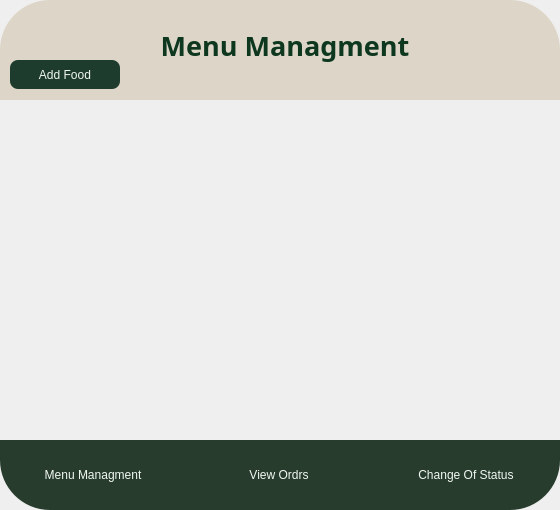
<?xml version="1.0" encoding="UTF-8"?>
<ui version="4.0">
 <class>restaurantownermenu</class>
 <widget class="QWidget" name="restaurantownermenu">
  <property name="geometry">
   <rect>
    <x>0</x>
    <y>0</y>
    <width>560</width>
    <height>510</height>
   </rect>
  </property>
  <property name="windowTitle">
   <string>Form</string>
  </property>
  <widget class="QStackedWidget" name="stackedWidget">
   <property name="geometry">
    <rect>
     <x>0</x>
     <y>0</y>
     <width>560</width>
     <height>510</height>
    </rect>
   </property>
   <property name="currentIndex">
    <number>0</number>
   </property>
   <widget class="QWidget" name="menuManagementPage">
    <widget class="QFrame" name="menuHolder">
     <property name="geometry">
      <rect>
       <x>-10</x>
       <y>90</y>
       <width>590</width>
       <height>360</height>
      </rect>
     </property>
     <property name="frameShape">
      <enum>QFrame::Shape::StyledPanel</enum>
     </property>
     <property name="frameShadow">
      <enum>QFrame::Shadow::Raised</enum>
     </property>
    </widget>
    <widget class="QLabel" name="label_4">
     <property name="geometry">
      <rect>
       <x>0</x>
       <y>0</y>
       <width>560</width>
       <height>100</height>
      </rect>
     </property>
     <property name="font">
      <font>
       <pointsize>20</pointsize>
      </font>
     </property>
     <property name="styleSheet">
      <string notr="true">background-color:rgba(220, 213, 200, 1);
border-top-right-radius: 50px;
border-top-left-radius: 50px;</string>
     </property>
     <property name="text">
      <string/>
     </property>
    </widget>
    <widget class="QLabel" name="label_16">
     <property name="geometry">
      <rect>
       <x>140</x>
       <y>10</y>
       <width>290</width>
       <height>70</height>
      </rect>
     </property>
     <property name="font">
      <font>
       <family>Bauhaus 93</family>
       <pointsize>20</pointsize>
       <italic>false</italic>
       <bold>true</bold>
      </font>
     </property>
     <property name="layoutDirection">
      <enum>Qt::LayoutDirection::LeftToRight</enum>
     </property>
     <property name="styleSheet">
      <string notr="true">color:rgba(13, 55, 30, 1);</string>
     </property>
     <property name="text">
      <string>Menu Managment</string>
     </property>
     <property name="textFormat">
      <enum>Qt::TextFormat::AutoText</enum>
     </property>
     <property name="alignment">
      <set>Qt::AlignmentFlag::AlignCenter</set>
     </property>
    </widget>
    <widget class="QPushButton" name="addFoodButton">
     <property name="geometry">
      <rect>
       <x>10</x>
       <y>60</y>
       <width>110</width>
       <height>29</height>
      </rect>
     </property>
     <property name="styleSheet">
      <string notr="true">QPushButton#addFoodButton {
    background-color: rgba(30, 60, 45, 255);   
    color: #F0F8F2;                              
    border-radius: 8px;
    padding: 6px 20px;
}

QPushButton#addFoodButton:hover {
    background-color: rgba(45, 80, 60, 255);   
}

QPushButton#addFoodButton:pressed {
    background-color: rgba(20, 40, 30, 255);    
    padding-left: 8px;
    padding-top: 8px;
}
</string>
     </property>
     <property name="text">
      <string>Add Food</string>
     </property>
    </widget>
    <widget class="QPushButton" name="menuManagementButton">
     <property name="geometry">
      <rect>
       <x>0</x>
       <y>440</y>
       <width>186</width>
       <height>70</height>
      </rect>
     </property>
     <property name="styleSheet">
      <string notr="true">QPushButton#menuManagementButton {
    background-color: rgba(40, 60, 45, 255);   
    color: #F0F8F2;                              
    border-bottom-left-radius: 50px;
    padding: 6px 20px;
}

QPushButton#menuManagementButton:hover {
    background-color: rgba(55, 80, 60, 255);   
}

QPushButton#menuManagementButton:pressed {
    background-color: rgba(30, 40, 30, 255);    
    padding-left: 8px;
    padding-top: 8px;
}
</string>
     </property>
     <property name="text">
      <string>Menu Managment</string>
     </property>
    </widget>
    <widget class="QPushButton" name="viewOrdersButton">
     <property name="geometry">
      <rect>
       <x>186</x>
       <y>440</y>
       <width>186</width>
       <height>70</height>
      </rect>
     </property>
     <property name="styleSheet">
      <string notr="true">QPushButton#viewOrdersButton {
    background-color: rgba(40, 60, 45, 255);   
    color: #F0F8F2;                
    border-bottom-left-radius: 0px;              
    padding: 6px 20px;
}

QPushButton#viewOrdersButton:hover {
    background-color: rgba(55, 80, 60, 255);   
}

QPushButton#viewOrdersButton:pressed {
    background-color: rgba(30, 40, 30, 255);    
    padding-left: 8px;
    padding-top: 8px;
}
</string>
     </property>
     <property name="text">
      <string>View Ordrs</string>
     </property>
    </widget>
    <widget class="QPushButton" name="ChangeOfStatusButton">
     <property name="geometry">
      <rect>
       <x>372</x>
       <y>440</y>
       <width>188</width>
       <height>70</height>
      </rect>
     </property>
     <property name="styleSheet">
      <string notr="true">QPushButton#ChangeOfStatusButton {
    background-color: rgba(40, 60, 45, 255);   
    color: #F0F8F2;                
    border-bottom-right-radius: 50px;              
    padding: 6px 20px;
}

QPushButton#ChangeOfStatusButton:hover {
    background-color: rgba(55, 80, 60, 255);   
}

QPushButton#ChangeOfStatusButton:pressed {
    background-color: rgba(30, 40, 30, 255);    
    padding-left: 8px;
    padding-top: 8px;
}
</string>
     </property>
     <property name="text">
      <string>Change Of Status</string>
     </property>
    </widget>
   </widget>
   <widget class="QWidget" name="viewOrdersPage">
    <widget class="QFrame" name="viewOrdersHolder">
     <property name="geometry">
      <rect>
       <x>-20</x>
       <y>90</y>
       <width>590</width>
       <height>360</height>
      </rect>
     </property>
     <property name="frameShape">
      <enum>QFrame::Shape::StyledPanel</enum>
     </property>
     <property name="frameShadow">
      <enum>QFrame::Shadow::Raised</enum>
     </property>
    </widget>
    <widget class="QLabel" name="label_5">
     <property name="geometry">
      <rect>
       <x>0</x>
       <y>0</y>
       <width>560</width>
       <height>100</height>
      </rect>
     </property>
     <property name="font">
      <font>
       <pointsize>20</pointsize>
      </font>
     </property>
     <property name="styleSheet">
      <string notr="true">background-color:rgba(220, 213, 200, 1);
border-top-right-radius: 50px;
border-top-left-radius: 50px;</string>
     </property>
     <property name="text">
      <string/>
     </property>
    </widget>
    <widget class="QPushButton" name="menuManagementButton_2">
     <property name="geometry">
      <rect>
       <x>0</x>
       <y>440</y>
       <width>186</width>
       <height>70</height>
      </rect>
     </property>
     <property name="styleSheet">
      <string notr="true">QPushButton#menuManagementButton_2 {
    background-color: rgba(40, 60, 45, 255);   
    color: #F0F8F2;                              
    border-bottom-left-radius: 50px;
    padding: 6px 20px;
}

QPushButton#menuManagementButton_2:hover {
    background-color: rgba(55, 80, 60, 255);   
}

QPushButton#menuManagementButton_2:pressed {
    background-color: rgba(30, 40, 30, 255);    
    padding-left: 8px;
    padding-top: 8px;
}
</string>
     </property>
     <property name="text">
      <string>Menu Managment</string>
     </property>
    </widget>
    <widget class="QPushButton" name="viewOrdersButton_2">
     <property name="geometry">
      <rect>
       <x>186</x>
       <y>440</y>
       <width>186</width>
       <height>70</height>
      </rect>
     </property>
     <property name="styleSheet">
      <string notr="true">QPushButton#viewOrdersButton_2 {
    background-color: rgba(40, 60, 45, 255);   
    color: #F0F8F2;                
    border-bottom-left-radius: 0px;              
    padding: 6px 20px;
}

QPushButton#viewOrdersButton_2:hover {
    background-color: rgba(55, 80, 60, 255);   
}

QPushButton#viewOrdersButton_2:pressed {
    background-color: rgba(30, 40, 30, 255);    
    padding-left: 8px;
    padding-top: 8px;
}
</string>
     </property>
     <property name="text">
      <string>View Ordrs</string>
     </property>
    </widget>
    <widget class="QPushButton" name="ChangeOfStatusButton_2">
     <property name="geometry">
      <rect>
       <x>372</x>
       <y>440</y>
       <width>188</width>
       <height>70</height>
      </rect>
     </property>
     <property name="styleSheet">
      <string notr="true">QPushButton#ChangeOfStatusButton_2 {
    background-color: rgba(40, 60, 45, 255);   
    color: #F0F8F2;                
    border-bottom-right-radius: 50px;              
    padding: 6px 20px;
}

QPushButton#ChangeOfStatusButton_2:hover {
    background-color: rgba(55, 80, 60, 255);   
}

QPushButton#ChangeOfStatusButton_2:pressed {
    background-color: rgba(30, 40, 30, 255);    
    padding-left: 8px;
    padding-top: 8px;
}
</string>
     </property>
     <property name="text">
      <string>Change Of Status</string>
     </property>
    </widget>
    <widget class="QLabel" name="label_17">
     <property name="geometry">
      <rect>
       <x>140</x>
       <y>10</y>
       <width>290</width>
       <height>70</height>
      </rect>
     </property>
     <property name="font">
      <font>
       <family>Bauhaus 93</family>
       <pointsize>20</pointsize>
       <italic>false</italic>
       <bold>true</bold>
      </font>
     </property>
     <property name="layoutDirection">
      <enum>Qt::LayoutDirection::LeftToRight</enum>
     </property>
     <property name="styleSheet">
      <string notr="true">color:rgba(13, 55, 30, 1);</string>
     </property>
     <property name="text">
      <string>View Orders</string>
     </property>
     <property name="textFormat">
      <enum>Qt::TextFormat::AutoText</enum>
     </property>
     <property name="alignment">
      <set>Qt::AlignmentFlag::AlignCenter</set>
     </property>
    </widget>
   </widget>
   <widget class="QWidget" name="changeOfStatusPage">
    <widget class="QFrame" name="changeStatusHolder">
     <property name="geometry">
      <rect>
       <x>-20</x>
       <y>90</y>
       <width>590</width>
       <height>360</height>
      </rect>
     </property>
     <property name="frameShape">
      <enum>QFrame::Shape::StyledPanel</enum>
     </property>
     <property name="frameShadow">
      <enum>QFrame::Shadow::Raised</enum>
     </property>
    </widget>
    <widget class="QLabel" name="label_8">
     <property name="geometry">
      <rect>
       <x>0</x>
       <y>0</y>
       <width>560</width>
       <height>100</height>
      </rect>
     </property>
     <property name="font">
      <font>
       <pointsize>20</pointsize>
      </font>
     </property>
     <property name="styleSheet">
      <string notr="true">background-color:rgba(220, 213, 200, 1);
border-top-right-radius: 50px;
border-top-left-radius: 50px;</string>
     </property>
     <property name="text">
      <string/>
     </property>
    </widget>
    <widget class="QLabel" name="label_20">
     <property name="geometry">
      <rect>
       <x>140</x>
       <y>10</y>
       <width>290</width>
       <height>70</height>
      </rect>
     </property>
     <property name="font">
      <font>
       <family>Bauhaus 93</family>
       <pointsize>20</pointsize>
       <italic>false</italic>
       <bold>true</bold>
      </font>
     </property>
     <property name="layoutDirection">
      <enum>Qt::LayoutDirection::LeftToRight</enum>
     </property>
     <property name="styleSheet">
      <string notr="true">color:rgba(13, 55, 30, 1);</string>
     </property>
     <property name="text">
      <string>Change Of Status</string>
     </property>
     <property name="textFormat">
      <enum>Qt::TextFormat::AutoText</enum>
     </property>
     <property name="alignment">
      <set>Qt::AlignmentFlag::AlignCenter</set>
     </property>
    </widget>
    <widget class="QPushButton" name="menuManagementButton_5">
     <property name="geometry">
      <rect>
       <x>0</x>
       <y>440</y>
       <width>186</width>
       <height>70</height>
      </rect>
     </property>
     <property name="styleSheet">
      <string notr="true">QPushButton#menuManagementButton_5 {
    background-color: rgba(40, 60, 45, 255);   
    color: #F0F8F2;                              
    border-bottom-left-radius: 50px;
    padding: 6px 20px;
}

QPushButton#menuManagementButton_5:hover {
    background-color: rgba(55, 80, 60, 255);   
}

QPushButton#menuManagementButton_5:pressed {
    background-color: rgba(30, 40, 30, 255);    
    padding-left: 8px;
    padding-top: 8px;
}
</string>
     </property>
     <property name="text">
      <string>Menu Managment</string>
     </property>
    </widget>
    <widget class="QPushButton" name="viewOrdersButton_5">
     <property name="geometry">
      <rect>
       <x>186</x>
       <y>440</y>
       <width>186</width>
       <height>70</height>
      </rect>
     </property>
     <property name="styleSheet">
      <string notr="true">QPushButton#viewOrdersButton_5 {
    background-color: rgba(40, 60, 45, 255);   
    color: #F0F8F2;                
    border-bottom-left-radius: 0px;              
    padding: 6px 20px;
}

QPushButton#viewOrdersButton_5:hover {
    background-color: rgba(55, 80, 60, 255);   
}

QPushButton#viewOrdersButton_5:pressed {
    background-color: rgba(30, 40, 30, 255);    
    padding-left: 8px;
    padding-top: 8px;
}
</string>
     </property>
     <property name="text">
      <string>View Ordrs</string>
     </property>
    </widget>
    <widget class="QPushButton" name="ChangeOfStatusButton_5">
     <property name="geometry">
      <rect>
       <x>372</x>
       <y>440</y>
       <width>188</width>
       <height>70</height>
      </rect>
     </property>
     <property name="styleSheet">
      <string notr="true">QPushButton#ChangeOfStatusButton_5 {
    background-color: rgba(40, 60, 45, 255);   
    color: #F0F8F2;                
    border-bottom-right-radius: 50px;              
    padding: 6px 20px;
}

QPushButton#ChangeOfStatusButton_5:hover {
    background-color: rgba(55, 80, 60, 255);   
}

QPushButton#ChangeOfStatusButton_5:pressed {
    background-color: rgba(30, 40, 30, 255);    
    padding-left: 8px;
    padding-top: 8px;
}
</string>
     </property>
     <property name="text">
      <string>Change Of Status</string>
     </property>
    </widget>
   </widget>
  </widget>
 </widget>
 <resources/>
 <connections/>
</ui>
